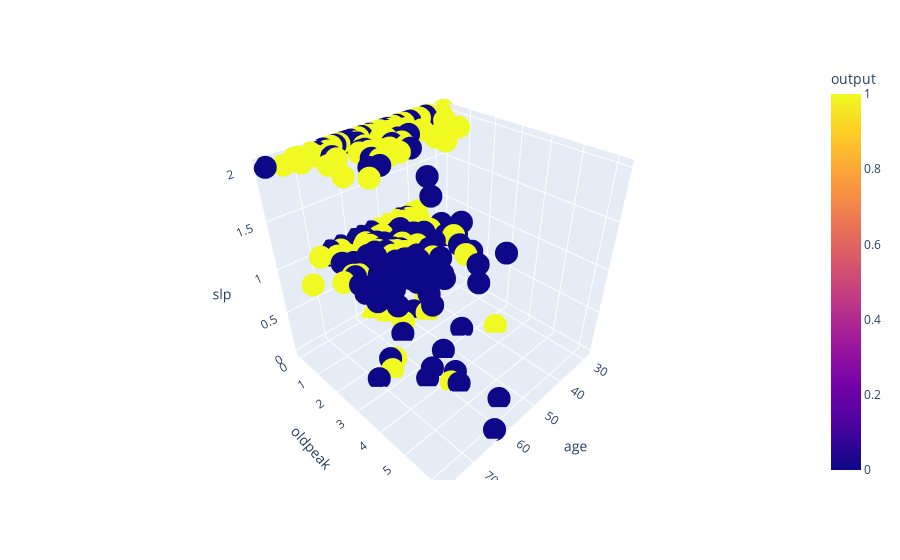

The code cell stored with this chart in its notebook:
### Code cell
fig = px.scatter_3d(df, x = 'age', y = 'oldpeak', z = 'slp', color = 'output')
fig.show()

### Figure 1 — Plotly figure (JSON) as saved in the notebook; plotly's stock layout.template omitted (floating-point values rounded to 4 significant figures; data arrays with more than 128 entries replaced by an {"elided": "..."} marker saying what was removed)
{"data": [{"hovertemplate": "age=%{x}<br>oldpeak=%{y}<br>slp=%{z}<br>output=%{marker.color}<extra></extra>", "legendgroup": "", "marker": {"color": {"elided": "303 int values"}, "coloraxis": "coloraxis", "symbol": "circle"}, "mode": "markers", "name": "", "scene": "scene", "showlegend": false, "type": "scatter3d", "x": {"elided": "303 int values"}, "y": {"elided": "303 float values"}, "z": {"elided": "303 int values"}}], "layout": {"autosize": true, "coloraxis": {"colorbar": {"title": {"text": "output"}}, "colorscale": [[0, "#0d0887"], [0.1111, "#46039f"], [0.2222, "#7201a8"], [0.3333, "#9c179e"], [0.4444, "#bd3786"], [0.5556, "#d8576b"], [0.6667, "#ed7953"], [0.7778, "#fb9f3a"], [0.8889, "#fdca26"], [1, "#f0f921"]]}, "legend": {"tracegroupgap": 0}, "margin": {"t": 60}, "scene": {"aspectmode": "auto", "aspectratio": {"x": 1, "y": 1, "z": 1}, "domain": {"x": [0, 1], "y": [0, 1]}, "xaxis": {"title": {"text": "age"}, "type": "linear"}, "yaxis": {"title": {"text": "oldpeak"}, "type": "linear"}, "zaxis": {"title": {"text": "slp"}, "type": "linear"}}}}
